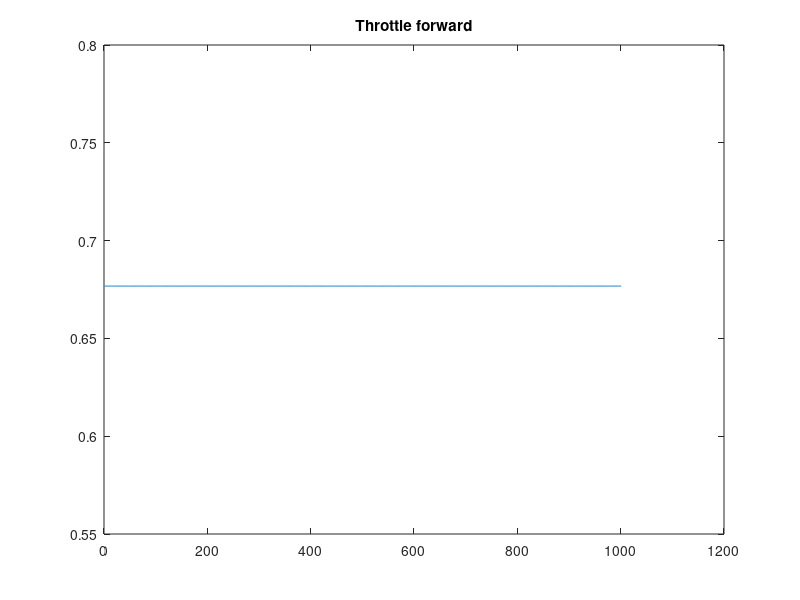
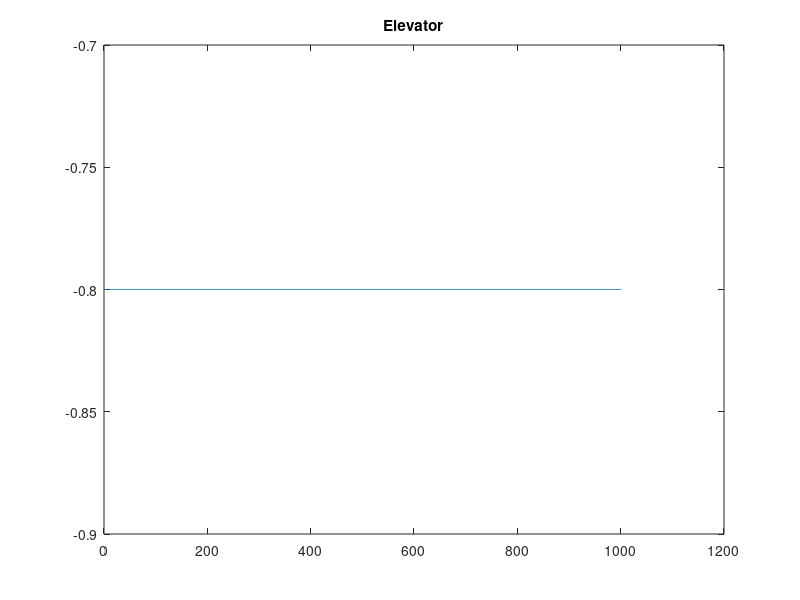
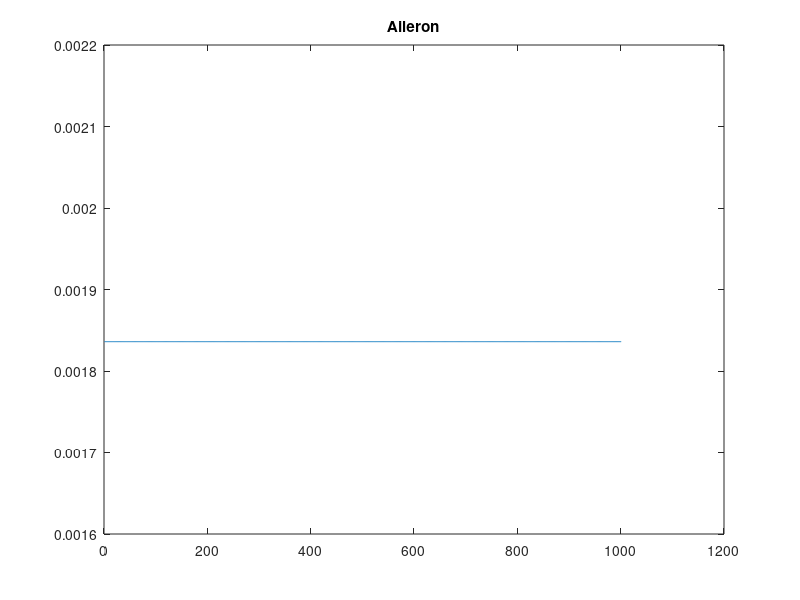
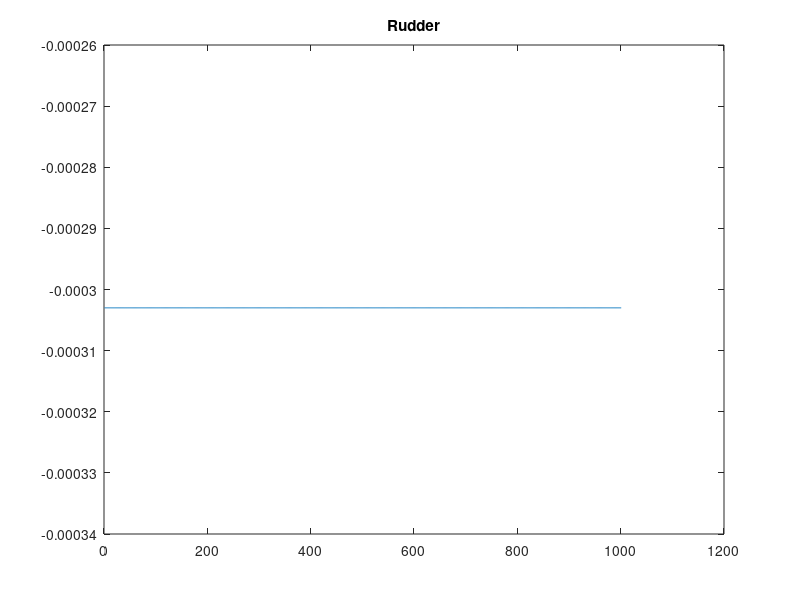

Recreate these plots in MATLAB, in order.
deltas = csvread('outputs/deltas.csv');
totalState = csvread('outputs/totalState.csv');



figure(1);
plot(deltas(5,:));
title('Throttle forward');

figure(2);
plot(deltas(6,:));
title('Elevator');

figure(3);
plot(deltas(7,:));
title('Aileron');

figure(4);
plot(deltas(8,:));
title('Rudder');

velocities = totalState(4:6,:);

figure(5);
plot(velocities(1,:));
hold on;
plot(velocities(2,:));
plot(velocities(3,:));
hold off;
title("velocities")


